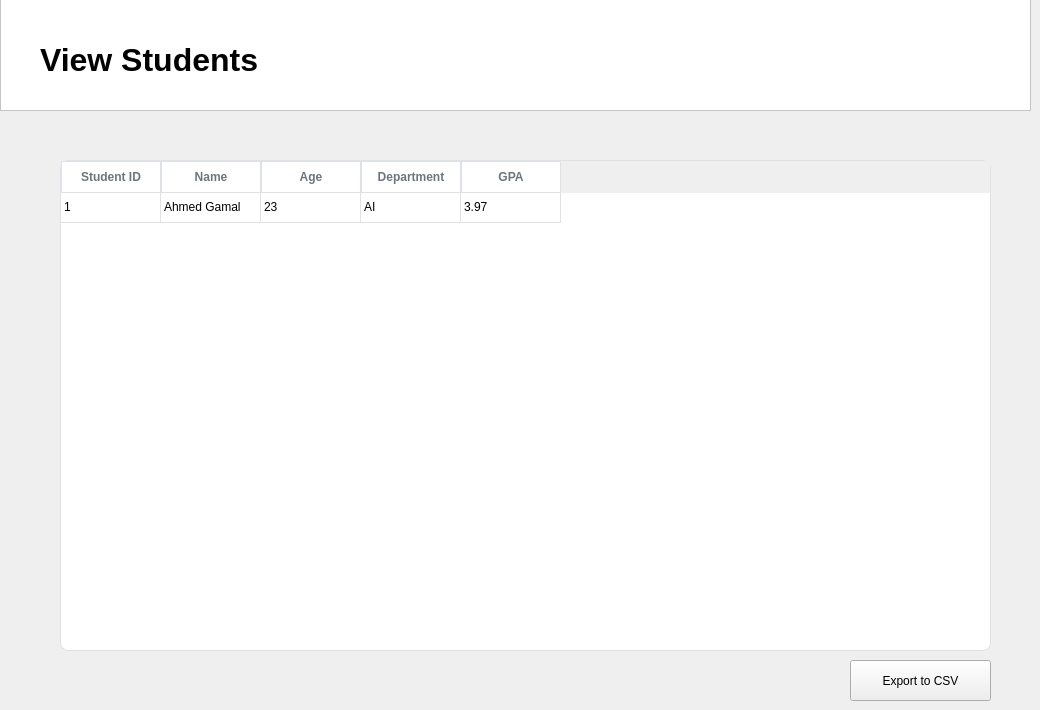
    <widget class="QWidget" name="view_students_page">
     <widget class="QFrame" name="frame_title_3">
      <property name="geometry">
       <rect>
        <x>0</x>
        <y>-10</y>
        <width>1031</width>
        <height>121</height>
       </rect>
      </property>
      <property name="styleSheet">
       <string notr="true">background-color: rgb(255, 255, 255);</string>
      </property>
      <property name="frameShape">
       <enum>QFrame::Shape::StyledPanel</enum>
      </property>
      <property name="frameShadow">
       <enum>QFrame::Shadow::Raised</enum>
      </property>
      <widget class="QLabel" name="label_title_2">
       <property name="geometry">
        <rect>
         <x>40</x>
         <y>40</y>
         <width>441</width>
         <height>61</height>
        </rect>
       </property>
       <property name="text">
        <string>&lt;html&gt;&lt;head/&gt;&lt;body&gt;&lt;p&gt;&lt;span style=&quot; font-size:24pt; font-weight:700;&quot;&gt;View Students&lt;/span&gt;&lt;/p&gt;&lt;/body&gt;&lt;/html&gt;</string>
       </property>
      </widget>
     </widget>
     <widget class="QTableWidget" name="table_view">
      <property name="geometry">
       <rect>
        <x>60</x>
        <y>160</y>
        <width>931</width>
        <height>491</height>
       </rect>
      </property>
      <property name="styleSheet">
       <string notr="true">/* ========= Tables (for “Student Performance”, etc.) ========= */

QHeaderView::section {
    background-color: #FFFFFF;
    color: #6C757D;
    padding: 6px 8px;
    border: 1px solid #DEE2E6;
    border-radius: 0;
    font-weight: 500;
}

QTableView, QTableWidget {
    background-color: #FFFFFF;
    alternate-background-color: #F8F9FA;
    gridline-color: #DEE2E6;
    border: 1px solid #DEE2E6;
    border-radius: 8px;
    selection-background-color: #E9EDF7;
    selection-color: #343A40;
}</string>
      </property>
      <property name="editTriggers">
       <set>QAbstractItemView::EditTrigger::NoEditTriggers</set>
      </property>
      <attribute name="verticalHeaderVisible">
       <bool>false</bool>
      </attribute>
      <attribute name="verticalHeaderHighlightSections">
       <bool>true</bool>
      </attribute>
      <row/>
      <column>
       <property name="text">
        <string>Student ID</string>
       </property>
      </column>
      <column>
       <property name="text">
        <string>Name</string>
       </property>
      </column>
      <column>
       <property name="text">
        <string>Age</string>
       </property>
      </column>
      <column>
       <property name="text">
        <string>Department</string>
       </property>
      </column>
      <column>
       <property name="text">
        <string>GPA</string>
       </property>
      </column>
      <item row="0" column="0">
       <property name="text">
        <string>1</string>
       </property>
      </item>
      <item row="0" column="1">
       <property name="text">
        <string>Ahmed Gamal</string>
       </property>
      </item>
      <item row="0" column="2">
       <property name="text">
        <string>23</string>
       </property>
      </item>
      <item row="0" column="3">
       <property name="text">
        <string>AI</string>
       </property>
      </item>
      <item row="0" column="4">
       <property name="text">
        <string>3.97</string>
       </property>
      </item>
     </widget>
     <widget class="QPushButton" name="btn_export">
      <property name="geometry">
       <rect>
        <x>850</x>
        <y>660</y>
        <width>141</width>
        <height>41</height>
       </rect>
      </property>
      <property name="cursor">
       <cursorShape>PointingHandCursor</cursorShape>
      </property>
      <property name="text">
       <string>Export to CSV</string>
      </property>
     </widget>
    </widget>
